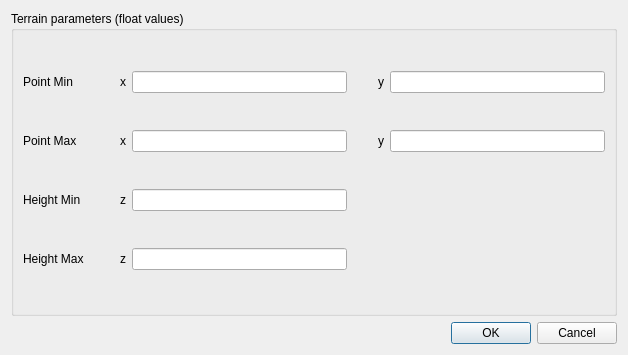
<?xml version="1.0" encoding="UTF-8"?>
<ui version="4.0">
 <class>DialogNew</class>
 <widget class="QDialog" name="DialogNew">
  <property name="geometry">
   <rect>
    <x>0</x>
    <y>0</y>
    <width>628</width>
    <height>355</height>
   </rect>
  </property>
  <property name="windowTitle">
   <string>Dialog</string>
  </property>
  <layout class="QGridLayout" name="gridLayout">
   <item row="1" column="0">
    <widget class="QDialogButtonBox" name="buttonBox">
     <property name="orientation">
      <enum>Qt::Horizontal</enum>
     </property>
     <property name="standardButtons">
      <set>QDialogButtonBox::Cancel|QDialogButtonBox::Ok</set>
     </property>
    </widget>
   </item>
   <item row="0" column="0">
    <widget class="QGroupBox" name="groupBox">
     <property name="title">
      <string>Terrain parameters (float values)</string>
     </property>
     <layout class="QGridLayout" name="gridLayout_2">
      <item row="0" column="2" alignment="Qt::AlignRight">
       <widget class="QLabel" name="label_pMinX">
        <property name="minimumSize">
         <size>
          <width>0</width>
          <height>0</height>
         </size>
        </property>
        <property name="layoutDirection">
         <enum>Qt::LeftToRight</enum>
        </property>
        <property name="text">
         <string>x</string>
        </property>
       </widget>
      </item>
      <item row="2" column="3">
       <widget class="QLineEdit" name="hMinZ"/>
      </item>
      <item row="1" column="2" alignment="Qt::AlignRight">
       <widget class="QLabel" name="label_pMaxX">
        <property name="text">
         <string>x</string>
        </property>
       </widget>
      </item>
      <item row="1" column="0">
       <widget class="QLabel" name="label_pMax">
        <property name="text">
         <string>Point Max</string>
        </property>
       </widget>
      </item>
      <item row="0" column="5" alignment="Qt::AlignRight">
       <widget class="QLabel" name="label_pMinY">
        <property name="sizePolicy">
         <sizepolicy hsizetype="Preferred" vsizetype="Preferred">
          <horstretch>0</horstretch>
          <verstretch>0</verstretch>
         </sizepolicy>
        </property>
        <property name="text">
         <string>y</string>
        </property>
       </widget>
      </item>
      <item row="0" column="6">
       <widget class="QLineEdit" name="pMinY">
        <property name="sizePolicy">
         <sizepolicy hsizetype="Preferred" vsizetype="Fixed">
          <horstretch>0</horstretch>
          <verstretch>0</verstretch>
         </sizepolicy>
        </property>
       </widget>
      </item>
      <item row="0" column="4">
       <spacer name="horizontalSpacer">
        <property name="orientation">
         <enum>Qt::Horizontal</enum>
        </property>
        <property name="sizeType">
         <enum>QSizePolicy::Preferred</enum>
        </property>
        <property name="sizeHint" stdset="0">
         <size>
          <width>25</width>
          <height>20</height>
         </size>
        </property>
       </spacer>
      </item>
      <item row="0" column="3">
       <widget class="QLineEdit" name="pMinX">
        <property name="sizePolicy">
         <sizepolicy hsizetype="Preferred" vsizetype="Fixed">
          <horstretch>0</horstretch>
          <verstretch>0</verstretch>
         </sizepolicy>
        </property>
       </widget>
      </item>
      <item row="2" column="0">
       <widget class="QLabel" name="label_hMin">
        <property name="text">
         <string>Height Min</string>
        </property>
       </widget>
      </item>
      <item row="3" column="3">
       <widget class="QLineEdit" name="hMaxZ"/>
      </item>
      <item row="2" column="2" alignment="Qt::AlignRight">
       <widget class="QLabel" name="label_hMinZ">
        <property name="text">
         <string>z</string>
        </property>
       </widget>
      </item>
      <item row="1" column="5" alignment="Qt::AlignRight">
       <widget class="QLabel" name="label_pMaxY">
        <property name="text">
         <string>y</string>
        </property>
       </widget>
      </item>
      <item row="0" column="0">
       <widget class="QLabel" name="label_pMin">
        <property name="text">
         <string>Point Min</string>
        </property>
       </widget>
      </item>
      <item row="3" column="2" alignment="Qt::AlignRight">
       <widget class="QLabel" name="label_hMaxZ">
        <property name="text">
         <string>z</string>
        </property>
       </widget>
      </item>
      <item row="1" column="3">
       <widget class="QLineEdit" name="pMaxX"/>
      </item>
      <item row="3" column="0">
       <widget class="QLabel" name="label_hMax">
        <property name="text">
         <string>Height Max</string>
        </property>
       </widget>
      </item>
      <item row="1" column="6">
       <widget class="QLineEdit" name="pMaxY"/>
      </item>
      <item row="0" column="1">
       <spacer name="horizontalSpacer_2">
        <property name="orientation">
         <enum>Qt::Horizontal</enum>
        </property>
        <property name="sizeType">
         <enum>QSizePolicy::Preferred</enum>
        </property>
        <property name="sizeHint" stdset="0">
         <size>
          <width>30</width>
          <height>20</height>
         </size>
        </property>
       </spacer>
      </item>
     </layout>
    </widget>
   </item>
  </layout>
 </widget>
 <resources/>
 <connections>
  <connection>
   <sender>buttonBox</sender>
   <signal>accepted()</signal>
   <receiver>DialogNew</receiver>
   <slot>accept()</slot>
   <hints>
    <hint type="sourcelabel">
     <x>248</x>
     <y>254</y>
    </hint>
    <hint type="destinationlabel">
     <x>157</x>
     <y>274</y>
    </hint>
   </hints>
  </connection>
  <connection>
   <sender>buttonBox</sender>
   <signal>rejected()</signal>
   <receiver>DialogNew</receiver>
   <slot>reject()</slot>
   <hints>
    <hint type="sourcelabel">
     <x>316</x>
     <y>260</y>
    </hint>
    <hint type="destinationlabel">
     <x>286</x>
     <y>274</y>
    </hint>
   </hints>
  </connection>
 </connections>
</ui>
